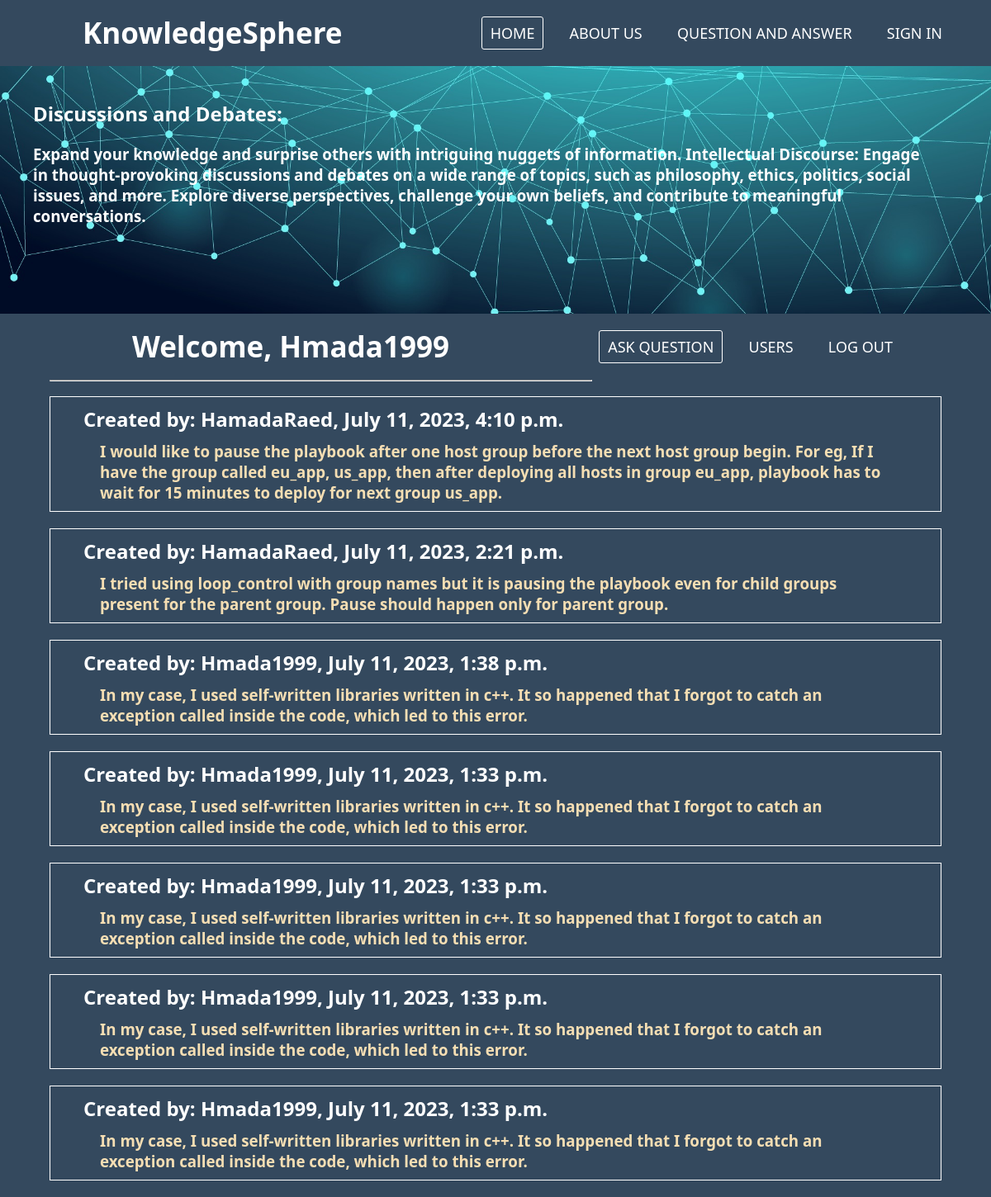
Before: /displayAllQuestion (signed in) with the older database file.
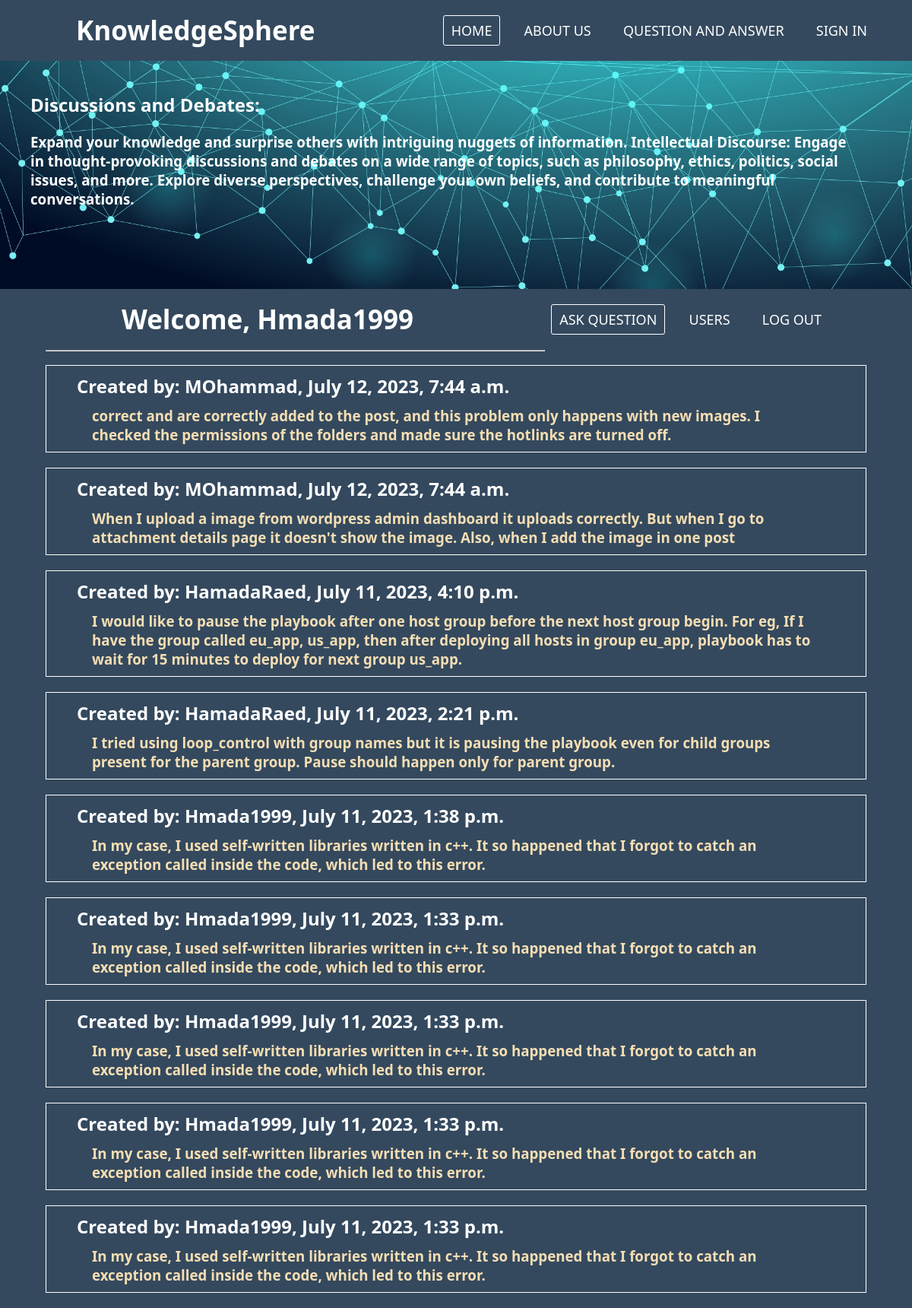
After: the same page with the newer database file.
### soloapp/models.py (models this page shows)
class Question(models.Model):
    message_text = models.TextField()
    desc = models.TextField()
    user = models.ForeignKey(User, related_name='messages', on_delete = models.CASCADE)
    created_at = models.DateTimeField(auto_now_add=True)
    updated_at = models.DateTimeField(auto_now=True)

class User(models.Model):
    username = models.CharField(max_length=255)
    email = models.CharField(max_length=255)
    password = models.CharField(max_length=255)
    created_at = models.DateTimeField(auto_now_add=True)
    updated_at = models.DateTimeField(auto_now=True)
    objects = UserManager()

### soloapp/views.py (the view)
# urls.py: path('displayAllQuestion', views.displayAllQuestion),
def displayAllQuestion(request):
    orderedQuestion = Question.objects.order_by('-created_at')
    content ={
        'questions' : orderedQuestion,
        'user' : User.objects.get(id=request.session['user']),
    }
    return render(request, 'displayAllQuestion.html', content)

### soloapp/templates/displayAllQuestion.html (shortened to what this page needs)
<!DOCTYPE html>
<html lang="en">
<head>
    {% load static %}
    <link rel="stylesheet" href="{% static 'css/index.css' %}">
    <link rel="stylesheet" href="https://cdnjs.cloudflare.com/ajax/libs/font-awesome/4.7.0/css/font-awesome.min.css">
</head>
<body>
    <main>
        <nav>
            <label class="logo">KnowledgeSphere</label>
            <ul>
                <li><a href="/" class="active">Home</a></li>
                <li><a href="/displayAboutUs">About us</a></li>
                <li><a href="displayAllQuestion">Question and Answer</a></li>
                <li><a href="/signin">Sign in</a></li>
            </ul>
        </nav>
        <section>
            <header>
                <div>
                    <h1>Discussions and Debates:</h1>
                    <h3>Expand your knowledge and surprise others with intriguing nuggets of information. Intellectual
                        Discourse: Engage in thought-provoking discussions and debates on a wide range of
                        topics, such as
                        philosophy, ethics, politics, social issues, and more. Explore diverse perspectives, challenge
                        your own beliefs, and
                        contribute to meaningful conversations.</h3>
                </div>
            </header>
        </section>
        <div class="container">
            <div class="content">
                <nav>
                    <label class="logo">Welcome, {{user.username}}</label>
                    <ul>
                        <li><a href="/displayFormQuestion" class="active">Ask Question</a></li>
                        <li><a href="/displayUsers">Users</a></li>
                        <li><a href="/distroy">Log Out</a></li>
                    </ul>
                    <hr>
                </nav>
                {% for question in questions%}
                <div class="question">
                    <ul class="listQuestion">
                        <h2>Created by: {{question.user.username}}, {{question.created_at}} </h2>
                        <a href="/displayAnswerFrom/{{question.id}}">
                            <h3>{{question.message_text}}</h3>
                        </a>
                    </ul>
                </div>
                {% endfor %}
            </div>
        </div>
    </main>
</body>
</html>

Changed rows visible on the page:
added Question: user.username "MOhammad", created_at "July 12, 2023, 7:44 a.m.", message_text "correct and are correctly added to the post, and this problem only happens with new images. I checked the permissions of the folders and made sure the hotlinks are turned off."
added Question: user.username "MOhammad", created_at "July 12, 2023, 7:44 a.m.", message_text "When I upload a image from wordpress admin dashboard it uploads correctly. But when I go to attachment details page it doesn't show the image. Also, when I add the image in one post"
